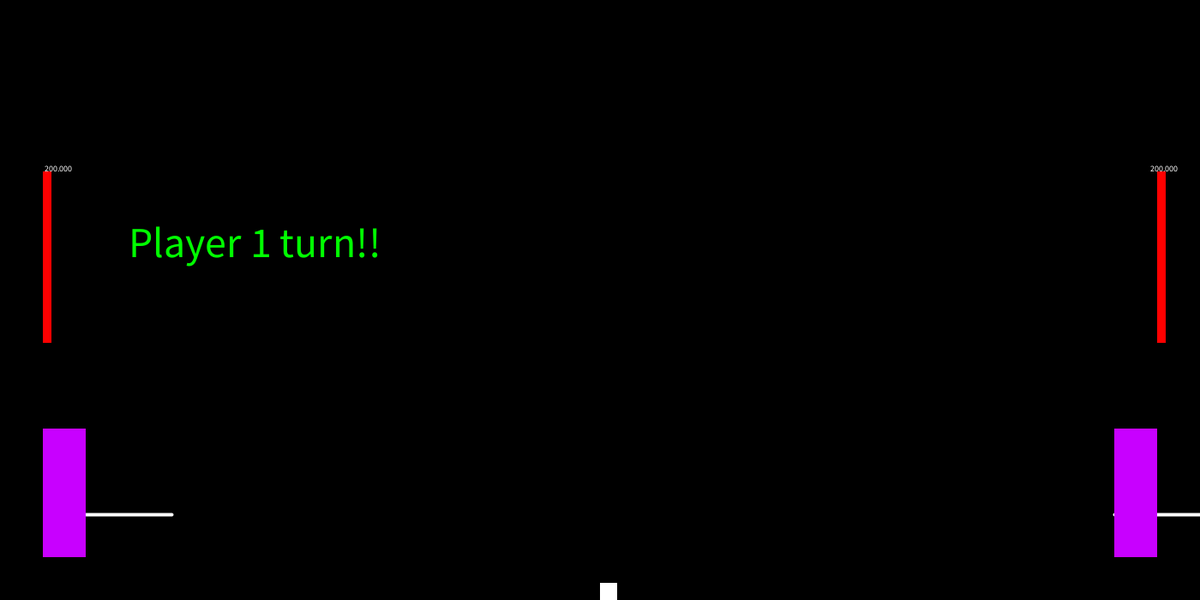
Frame 1 (no input)
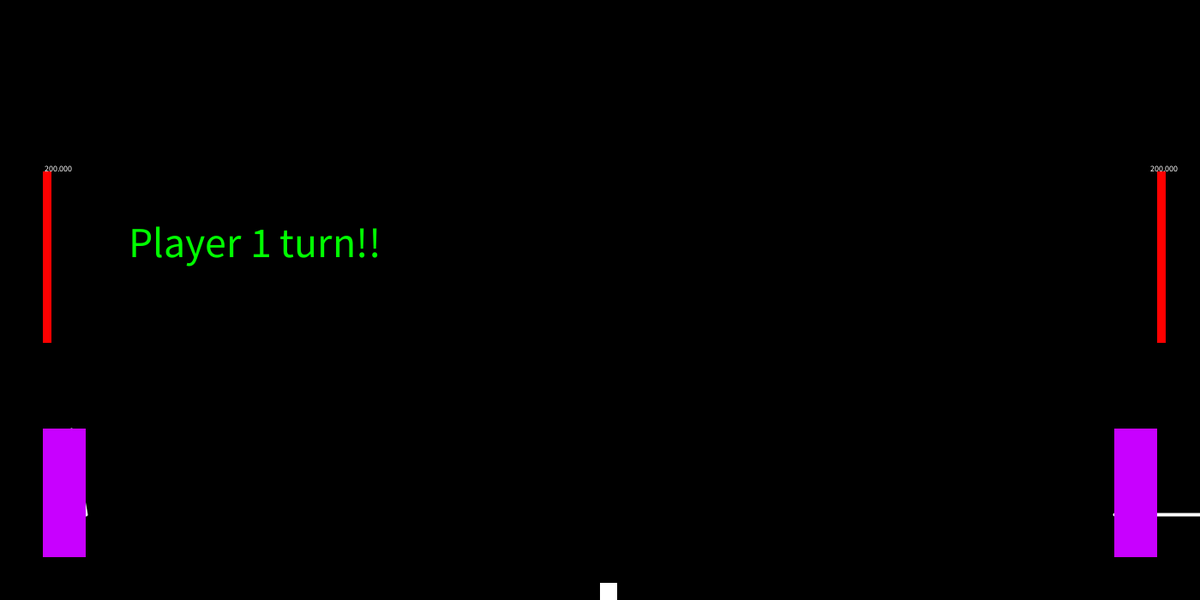
Frame 60 (the mouse pressed at the canvas centre just before this capture)
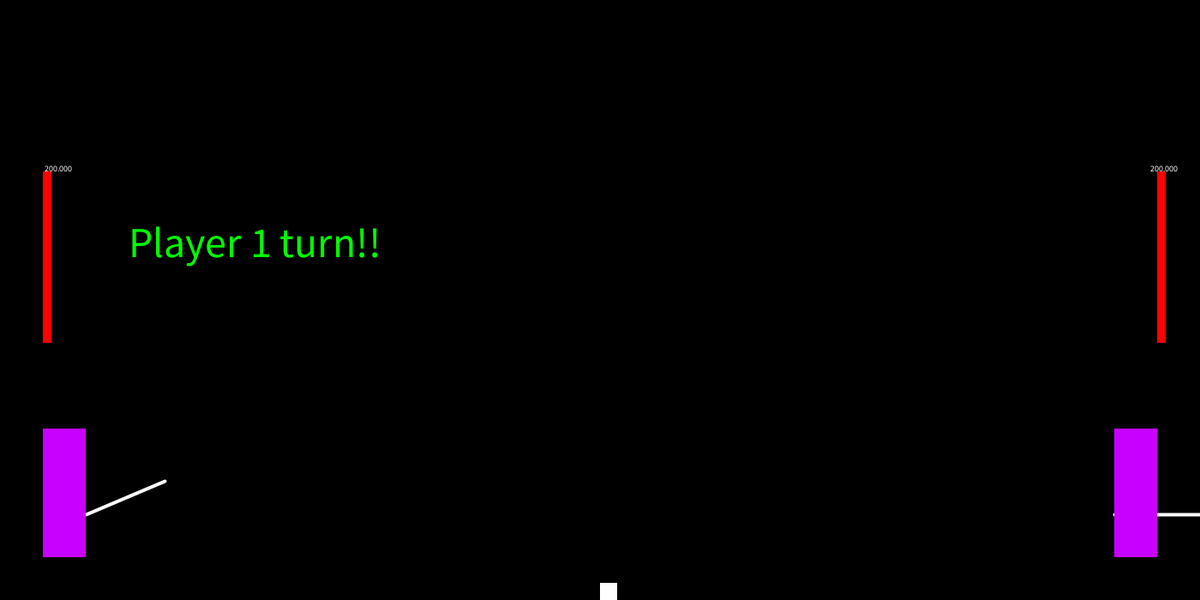
Frame 120 (the mouse held since frame 60 and released just before this capture)

The Processing sketch that drew these frames (run headless with seeded random() and noise(); from frame 60 on, the mouse is pressed at the canvas centre):

// Processing sketch: ProjectileMotion
// ── ProjectileMotion.pde
Game game;
void setup() {
  size(1400,700);
  game=new Game();
  
} 

void draw() {
  background(0);
  game.runGame();
  
} 

void keyPressed() {
  game.Shoot();
} 
void mouseDragged() {
  game.SetAngle();
} 
// ── Barrel.pde
class Barrel {
  PVector start;
  PVector end=new PVector();
  float angle=0;
  float r=100;
  float power=20;
  
  Barrel(PVector s) {
    start=s.get();
    calculateEnd();
    
  } 
  
  void calculateEnd() {
    float dx=cos(angle)*r;
    float dy=sin(angle)*r;
    end.set(start.x+dx,start.y+dy);
    
  } 
  void update() {
    calculateEnd();
    
  } 
  
  void show() {
    stroke(255);
    strokeWeight(4);
    line(start.x,start.y,end.x,end.y);
  } 
  
  void lookFor(PVector target) {
    PVector desired=PVector.sub(target,start);
    angle=desired.heading();
  } 
  
  void setPower(float p) {
    power=p;
  } 
  
} 
// ── Game.pde
class Game {
  Player player1;
  Player player2;
  
  Player currentPlayer;
  
  Game() {
    player1=new Player("Player 1",new PVector(100,600),new PVector(50,500));
    player2=new Player("Player 2",new PVector(1300,600),new PVector(1300,500));
    currentPlayer=player1;
    
  } 
  
  void runGame() {
    //current Player's action
    player1.run(player2);
    player2.run(player1);
     
 
    
    HealthBar();
    
    PVector textPos;
    if(currentPlayer.playerName.equals(player1.playerName)) {
      textPos=new PVector(150,300);
    } else {
      textPos=new PVector(1050,300);
    } 
    
    fill(0,255,0);
    textSize(50);
    text(currentPlayer.playerName+" turn!!",textPos.x,textPos.y);
    currentPlayer.update();
    
  } 
  
  void Shoot() {
    currentPlayer.Shoot();
    if(currentPlayer.playerName.equals(player1.playerName)) {
      
      currentPlayer=player2;
    } else {
      currentPlayer=player1;
    } 
  
  } 
  void SetAngle() {
    currentPlayer.SetAngle();
  } 
  void HealthBar() {
    noStroke();
    fill(255,0,0);
    rect(50,200,10,player1.health);
    rect(1350,200,10,player2.health);
    fill(255);
    textSize(10);
    text(player1.health,50,200);
    text(player2.health,1340,200);
    
  } 
} 

// ── Player.pde
class Player {
  Barrel barrel;
  //ArrayList<Rocket> rockets;
  Rocket rocket;
  String playerName;
  float health=200;
  PVector playerPos;
  
  Player(String _playerName,PVector p,PVector _playerPos) {
    playerName=_playerName;
    barrel=new Barrel(p);
    //rockets=new ArrayList<Rocket>();
    playerPos=_playerPos.get();
  } 
  
  void run(Player p) {
    
    //fill(255,0,0);
    //rect(barrel.start.x-100,barrel.start.y-200,10,health);
  
    barrel.show();
    /*for(Rocket r:rockets) {
        r.show();
        r.update();
        
    } */
    if(rocket!=null) {
      rocket.show();
      rocket.update();
      if(rocket.checkCollision(p)) {
        rocket=null;
        damage(p);
      } 
    }
    
    fill(200,0,255);
    noStroke();
    rect(playerPos.x,playerPos.y,50,150);
    
  } 
  
  void damage(Player p) {
    p.health-=20;
    return;
  } 
  
  void update() {
    fill(255);
    rect(width/2,680,barrel.power,20);
    barrel.update();
    PVector mouse=new PVector(mouseX,mouseY);
    barrel.lookFor(mouse);
    
  } 
  

 
  
  void Shoot() {
     //rockets.add(new Rocket(barrel.end.x,barrel.end.y,barrel.angle,barrel.power));
     rocket=new Rocket(barrel.end.x,barrel.end.y,barrel.angle,barrel.power);
  } 
  
  void SetAngle() {
    float p=map(mouseY,0,height,150,20);
    barrel.setPower(p);
  } 
} 
// ── Rocket.pde
class Rocket {
  float x;
  float y;
  float xvel;
  float yvel;
  float velocity=100;
  float dt=0.1;
  float acc=9.8;
  float angle=-PI/4;
  
  Rocket(float _x,float _y,float _angle,float vel) {
    x=_x;
    y=_y;
    velocity=vel;
    angle=_angle;
    xvel=velocity*cos(angle);
    yvel=velocity*sin(angle);
  } 
  
  void show() {
    fill(255);
    ellipse(x,y,20,20);
    
  }
  
  void update() {
    yvel=yvel+(acc*dt);
    x=x+(xvel*dt);
    y=y+(yvel*dt)+0.5*acc*(dt*dt);
    
  } 
  
  boolean checkCollision(Player p) {
    if(x>p.playerPos.x && x+20<p.playerPos.x+50 && y>p.playerPos.y && y+20<p.playerPos.y+150) {
      return true;
    } else {
      return false;
    } 
  } 
  
} 
